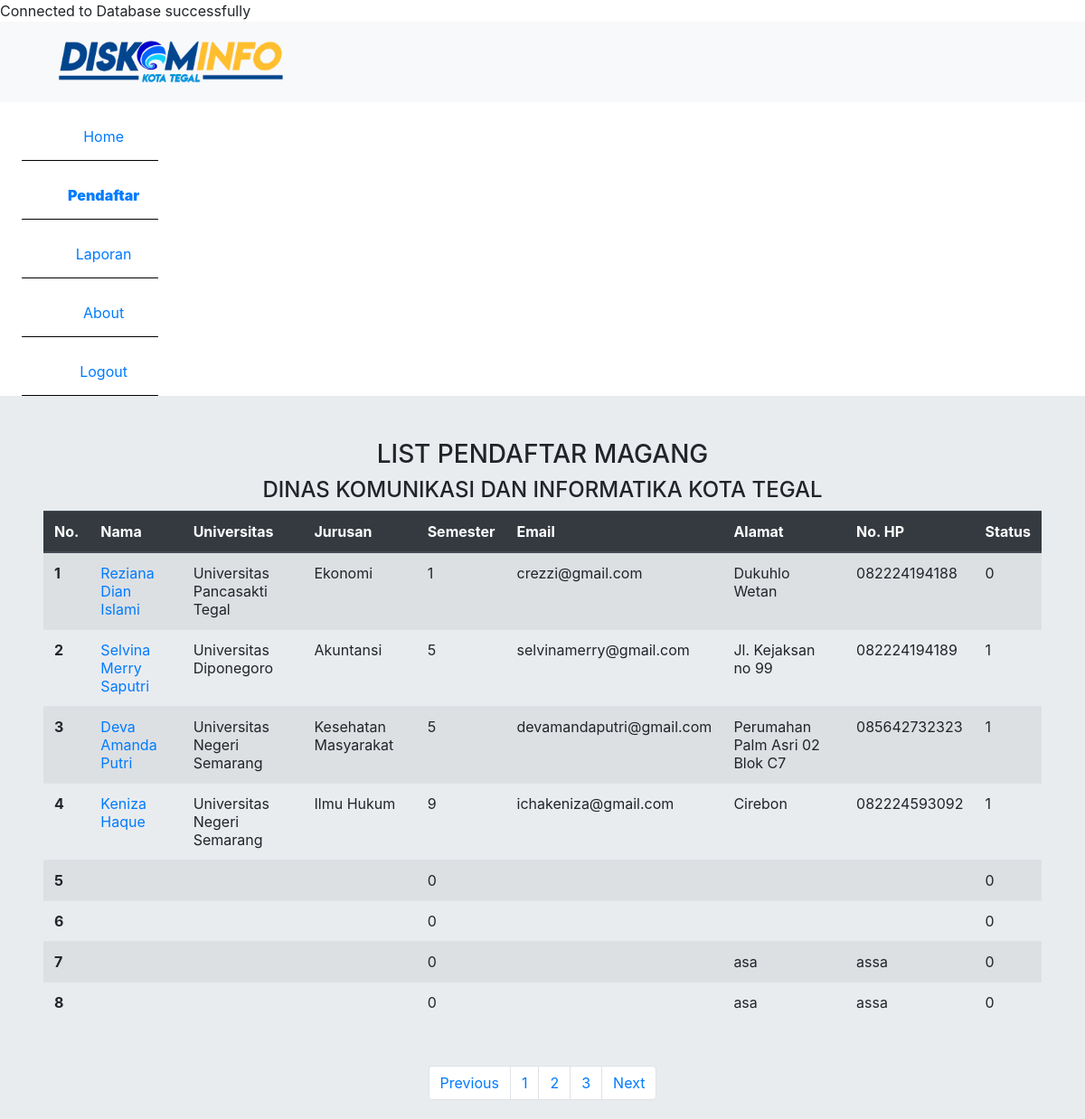
Before: /list-pendaftar.php with the older database file.
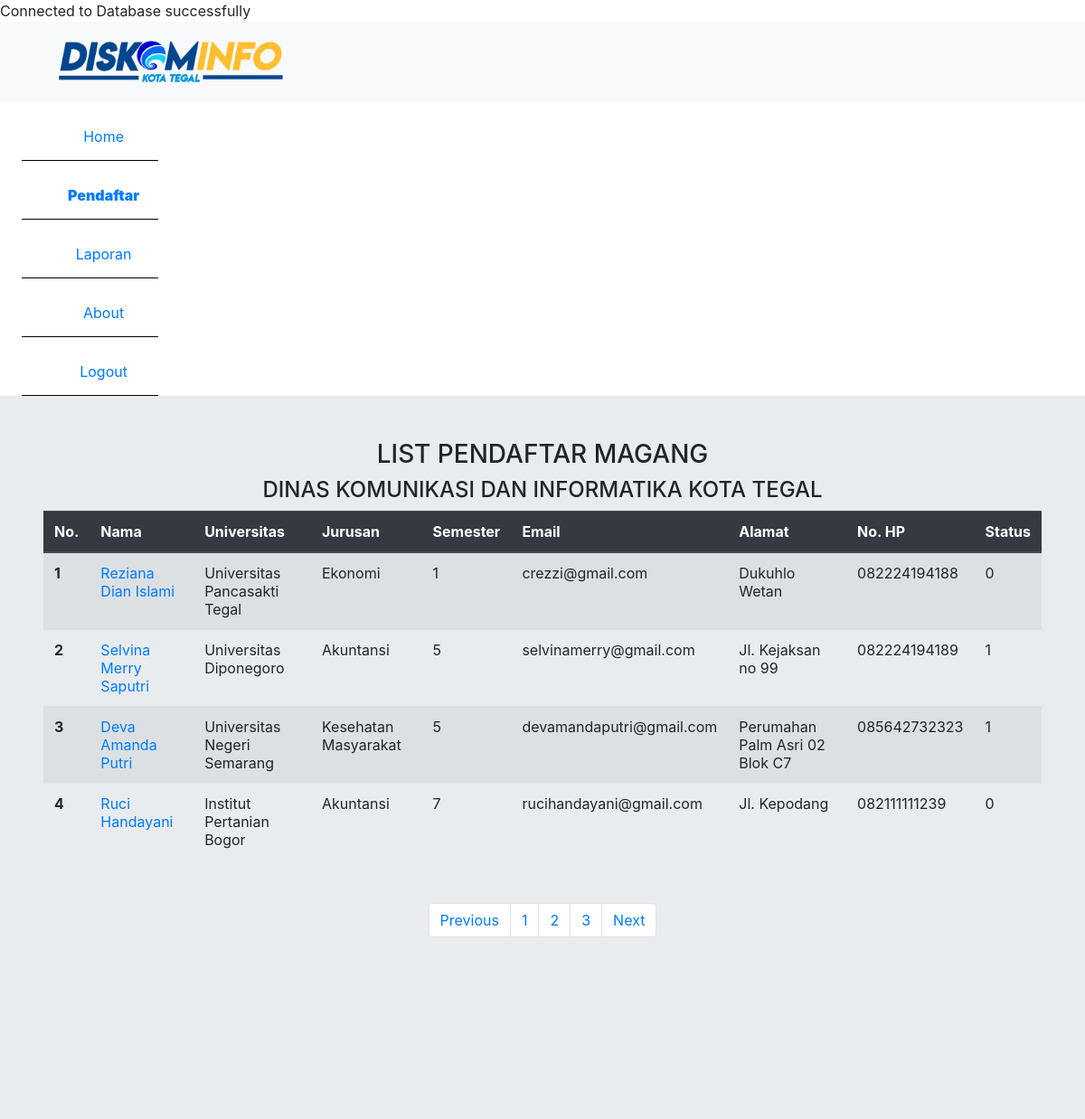
After: the same page with the newer database file.
### tables this page shows
CREATE TABLE `data_mahasiswa` (
  `id` int(11) NOT NULL,
  `nama` varchar(100) NOT NULL,
  `universitas` varchar(50) NOT NULL,
  `jurusan` varchar(50) NOT NULL,
  `semester` int(5) NOT NULL,
  `email` varchar(100) NOT NULL,
  `alamat` varchar(400) NOT NULL,
  `no_hp` varchar(15) NOT NULL,
  `periode_mulai` varchar(50) NOT NULL,
  `periode_akhir` varchar(50) NOT NULL,
  `status` tinyint(1) NOT NULL
);

### functions.php (called while the page is built, shortened)
<?php
$servername = "localhost";
$username = "root";
$password = "";
$database = "website_magang";
$conn = new mysqli($servername, $username, $password, $database);
function query($query) {
  global $conn;
  $fetch = mysqli_query($conn, $query);
  $rows = [];
  while($row = mysqli_fetch_assoc($fetch)) {
    $rows[] = $row;
  }
  return $rows;
}
?>

### list-pendaftar.php (the view, shortened to what this page needs)
<?php
require 'functions.php';
$mahasiswa = query("SELECT * FROM data_mahasiswa");
?>
<!DOCTYPE html>
<html lang="en">
	<head>
		<link rel="stylesheet" href="./index.css" />
		<link
			rel="stylesheet"
			href="https://cdn.jsdelivr.net/npm/bootstrap@4.3.1/dist/css/bootstrap.min.css"
		/>
	</head>
	<body>
		<div class="container-fluid">
			<div class="row">
				<div class="col">
					<nav class="navbar navbar-expand-lg navbar-light bg-light p-3">
						<a class="navbar-brand ml-5" href="./"><img class="logo-nav" src="./img/logo_diskominfo.png" alt="" /></a>
					</nav>
				</div>
			</div>
			<div class="row">
				<div class="col-2">
					<div class="container-sidebar pl-4 text-center">
						<div class="button-sidebar-section">
							<div class="row">
								<div class="col-10 mt-3">
									<a id="button-sidebar" href="./dashboard-admin.php" id="button-sidebar"> Home</a>
								</div>
							</div>
						</div>
						<div class="button-sidebar-section">
							<div class="row">
								<div class="col-10 mt-3">
									<a id="button-sidebar-active" href="./list-pendaftar.php" id="button-sidebar"> Pendaftar</a>
								</div>
							</div>
						</div>
						<div class="button-sidebar-section">
							<div class="row">
								<div class="col-10 mt-3">
									<a id="button-sidebar" href="./laporan-admin.php" id="button-sidebar"> Laporan</a>
								</div>
							</div>
						</div>
						<div class="button-sidebar-section">
							<div class="row">
								<div class="col-10 mt-3">
									<a id="button-sidebar" href="./about-admin.php" id="button-sidebar"> About</a>
								</div>
							</div>
						</div>
						<div class="button-sidebar-section">
							<div class="row">
								<div class="col-10 mt-3">
									<a id="button-sidebar" href="#" id="button-sidebar"> Logout</a>
								</div>
							</div>
						</div>
					</div>
				</div>
				<div class="col">
					<div class="container-content p-5 text-center">
						<h3>LIST PENDAFTAR MAGANG</h3>
						<h4>DINAS KOMUNIKASI DAN INFORMATIKA KOTA TEGAL</h4>
						<div class="container-form-magang text-left">
							<table class="table table-striped">
								<thead class="thead-dark">
									<tr>
										<th scope="col">No.</th>
										<th scope="col">Nama</th>
										<th scope="col">Universitas</th>
										<th scope="col">Jurusan</th>
										<th scope="col">Semester</th>
										<th scope="col">Email</th>
										<th scope="col">Alamat</th>
										<th scope="col">No. HP</th>
										<th scope="col">Status</th>
									</tr>
								</thead>
								<tbody>
                  <?php $i=1;?>
                    <?php foreach($mahasiswa as $mhs): ?>
                    <tr>
                      <th scope="row"><?= $i; ?></th>
                      <td><a href="detail-mahasiswa.php?id=<?=$mhs['id']?>"><?=$mhs['nama']?></a></td>
                      <td><?=$mhs['universitas']?></td>
                      <td><?=$mhs['jurusan']?></td>
                      <td><?=$mhs['semester']?></td>
                      <td><?=$mhs['email']?></td>
                      <td><?=$mhs['alamat']?></td>
                      <td><?=$mhs['no_hp']?></td>
                      <td><?=$mhs['status']?></td>
                    </tr>
                  <?php $i++; ?>
                    <?php endforeach ?>
								</tbody>
							</table>
						</div>
						<div class="container-pagination d-flex justify-content-center mt-5">
							<nav aria-label="Page navigation example">
								<ul class="pagination">
									<li class="page-item">
										<a class="page-link" href="#">Previous</a>
									</li>
									<li class="page-item"><a class="page-link" href="#">1</a></li>
									<li class="page-item"><a class="page-link" href="#">2</a></li>
									<li class="page-item"><a class="page-link" href="#">3</a></li>
									<li class="page-item">
										<a class="page-link" href="#">Next</a>
									</li>
								</ul>
							</nav>
						</div>
					</div>
				</div>
			</div>
		</div>
	</body>
</html>

Changed rows visible on the page:
removed data_mahasiswa: nama "Keniza Haque", universitas "Universitas Negeri Semarang", jurusan "Ilmu Hukum", semester "9", email "ichakeniza@gmail.com", alamat "Cirebon", no_hp "082224593092", status "1"
removed data_mahasiswa: semester "0", status "0"
removed data_mahasiswa: semester "0", status "0"
removed data_mahasiswa: semester "0", alamat "asa", no_hp "assa", status "0"
removed data_mahasiswa: semester "0", alamat "asa", no_hp "assa", status "0"
added data_mahasiswa: nama "Ruci Handayani", universitas "Institut Pertanian Bogor", jurusan "Akuntansi", semester "7", email "rucihandayani@gmail.com", alamat "Jl. Kepodang", no_hp "082111111239", status "0"
